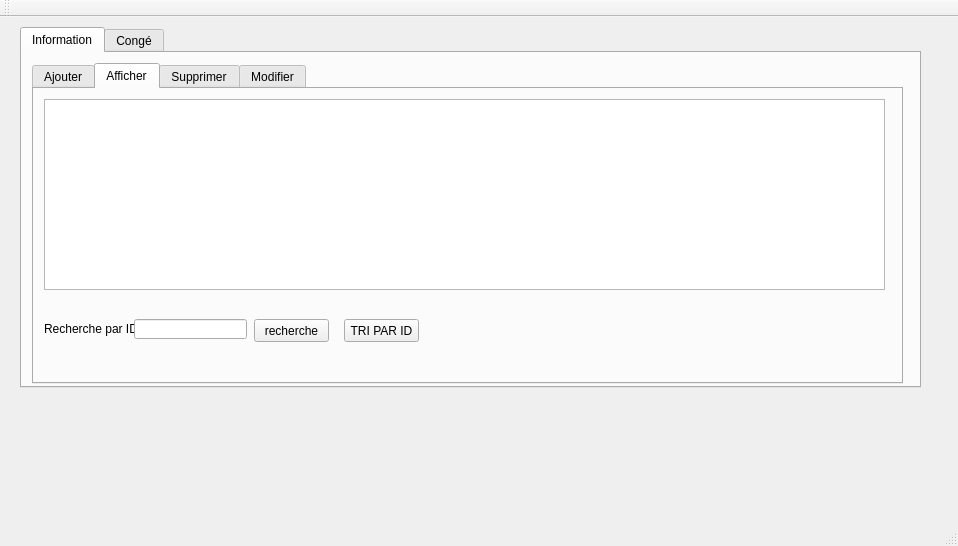
<?xml version="1.0" encoding="UTF-8"?>
<ui version="4.0">
 <class>MainWindow</class>
 <widget class="QMainWindow" name="MainWindow">
  <property name="geometry">
   <rect>
    <x>0</x>
    <y>0</y>
    <width>958</width>
    <height>546</height>
   </rect>
  </property>
  <property name="windowTitle">
   <string>Gestion du personnel</string>
  </property>
  <widget class="QWidget" name="centralWidget">
   <widget class="QTabWidget" name="tabWidget_2">
    <property name="geometry">
     <rect>
      <x>20</x>
      <y>10</y>
      <width>901</width>
      <height>361</height>
     </rect>
    </property>
    <property name="currentIndex">
     <number>0</number>
    </property>
    <widget class="QWidget" name="tab_4">
     <attribute name="title">
      <string>Information</string>
     </attribute>
     <widget class="QTabWidget" name="tabWidget">
      <property name="geometry">
       <rect>
        <x>10</x>
        <y>10</y>
        <width>871</width>
        <height>321</height>
       </rect>
      </property>
      <property name="currentIndex">
       <number>1</number>
      </property>
      <widget class="QWidget" name="tab">
       <attribute name="title">
        <string>Ajouter</string>
       </attribute>
       <widget class="QLabel" name="label">
        <property name="geometry">
         <rect>
          <x>20</x>
          <y>30</y>
          <width>61</width>
          <height>16</height>
         </rect>
        </property>
        <property name="text">
         <string>Identifiant</string>
        </property>
       </widget>
       <widget class="QLabel" name="label_2">
        <property name="geometry">
         <rect>
          <x>20</x>
          <y>90</y>
          <width>47</width>
          <height>13</height>
         </rect>
        </property>
        <property name="text">
         <string>Nom</string>
        </property>
       </widget>
       <widget class="QLabel" name="label_3">
        <property name="geometry">
         <rect>
          <x>20</x>
          <y>150</y>
          <width>47</width>
          <height>13</height>
         </rect>
        </property>
        <property name="text">
         <string>Prénom</string>
        </property>
       </widget>
       <widget class="QLineEdit" name="lineEdit_id">
        <property name="geometry">
         <rect>
          <x>130</x>
          <y>30</y>
          <width>113</width>
          <height>20</height>
         </rect>
        </property>
       </widget>
       <widget class="QLineEdit" name="lineEdit_nom">
        <property name="geometry">
         <rect>
          <x>130</x>
          <y>90</y>
          <width>113</width>
          <height>20</height>
         </rect>
        </property>
       </widget>
       <widget class="QLineEdit" name="lineEdit_prenom">
        <property name="geometry">
         <rect>
          <x>130</x>
          <y>150</y>
          <width>113</width>
          <height>20</height>
         </rect>
        </property>
       </widget>
       <widget class="QPushButton" name="pb_ajouter">
        <property name="geometry">
         <rect>
          <x>600</x>
          <y>260</y>
          <width>75</width>
          <height>23</height>
         </rect>
        </property>
        <property name="text">
         <string>Ajouter</string>
        </property>
       </widget>
       <widget class="QLineEdit" name="lineEdit_sexe">
        <property name="geometry">
         <rect>
          <x>130</x>
          <y>200</y>
          <width>113</width>
          <height>20</height>
         </rect>
        </property>
       </widget>
       <widget class="QLabel" name="label_5">
        <property name="geometry">
         <rect>
          <x>20</x>
          <y>200</y>
          <width>47</width>
          <height>13</height>
         </rect>
        </property>
        <property name="text">
         <string>Sexe</string>
        </property>
       </widget>
       <widget class="QLineEdit" name="lineEdit_etat">
        <property name="geometry">
         <rect>
          <x>390</x>
          <y>30</y>
          <width>113</width>
          <height>20</height>
         </rect>
        </property>
       </widget>
       <widget class="QLabel" name="label_6">
        <property name="geometry">
         <rect>
          <x>300</x>
          <y>30</y>
          <width>47</width>
          <height>13</height>
         </rect>
        </property>
        <property name="text">
         <string>Etat </string>
        </property>
       </widget>
       <widget class="QLineEdit" name="lineEdit_adresse">
        <property name="geometry">
         <rect>
          <x>390</x>
          <y>90</y>
          <width>113</width>
          <height>20</height>
         </rect>
        </property>
       </widget>
       <widget class="QLabel" name="label_7">
        <property name="geometry">
         <rect>
          <x>300</x>
          <y>90</y>
          <width>47</width>
          <height>13</height>
         </rect>
        </property>
        <property name="text">
         <string>Adresse</string>
        </property>
       </widget>
       <widget class="QLineEdit" name="lineEdit_departement">
        <property name="geometry">
         <rect>
          <x>390</x>
          <y>150</y>
          <width>113</width>
          <height>20</height>
         </rect>
        </property>
       </widget>
       <widget class="QLabel" name="label_8">
        <property name="geometry">
         <rect>
          <x>300</x>
          <y>150</y>
          <width>71</width>
          <height>16</height>
         </rect>
        </property>
        <property name="text">
         <string>Departement</string>
        </property>
       </widget>
       <widget class="QLineEdit" name="lineEdit_salaire">
        <property name="geometry">
         <rect>
          <x>390</x>
          <y>200</y>
          <width>113</width>
          <height>20</height>
         </rect>
        </property>
       </widget>
       <widget class="QLabel" name="label_9">
        <property name="geometry">
         <rect>
          <x>300</x>
          <y>200</y>
          <width>71</width>
          <height>16</height>
         </rect>
        </property>
        <property name="text">
         <string> Salaire</string>
        </property>
       </widget>
       <widget class="QLineEdit" name="lineEdit_commision">
        <property name="geometry">
         <rect>
          <x>670</x>
          <y>30</y>
          <width>113</width>
          <height>20</height>
         </rect>
        </property>
       </widget>
       <widget class="QLineEdit" name="lineEdit_nbr_prs">
        <property name="geometry">
         <rect>
          <x>670</x>
          <y>90</y>
          <width>113</width>
          <height>20</height>
         </rect>
        </property>
       </widget>
       <widget class="QLineEdit" name="lineEdit_nbr_abs">
        <property name="geometry">
         <rect>
          <x>670</x>
          <y>150</y>
          <width>113</width>
          <height>20</height>
         </rect>
        </property>
       </widget>
       <widget class="QLabel" name="label_10">
        <property name="geometry">
         <rect>
          <x>560</x>
          <y>30</y>
          <width>71</width>
          <height>16</height>
         </rect>
        </property>
        <property name="text">
         <string> Commision</string>
        </property>
       </widget>
       <widget class="QLabel" name="label_11">
        <property name="geometry">
         <rect>
          <x>560</x>
          <y>90</y>
          <width>111</width>
          <height>16</height>
         </rect>
        </property>
        <property name="text">
         <string>Nombre de presence</string>
        </property>
       </widget>
       <widget class="QLabel" name="label_12">
        <property name="geometry">
         <rect>
          <x>560</x>
          <y>150</y>
          <width>111</width>
          <height>16</height>
         </rect>
        </property>
        <property name="text">
         <string>Nombre d'absence</string>
        </property>
       </widget>
      </widget>
      <widget class="QWidget" name="tab_2">
       <attribute name="title">
        <string>Afficher</string>
       </attribute>
       <widget class="QTableView" name="tabinformation">
        <property name="geometry">
         <rect>
          <x>10</x>
          <y>10</y>
          <width>841</width>
          <height>191</height>
         </rect>
        </property>
       </widget>
       <widget class="QLabel" name="label_20">
        <property name="geometry">
         <rect>
          <x>10</x>
          <y>230</y>
          <width>91</width>
          <height>20</height>
         </rect>
        </property>
        <property name="text">
         <string>Recherche par ID</string>
        </property>
       </widget>
       <widget class="QPushButton" name="pushButton_3">
        <property name="geometry">
         <rect>
          <x>220</x>
          <y>230</y>
          <width>75</width>
          <height>23</height>
         </rect>
        </property>
        <property name="text">
         <string>recherche</string>
        </property>
       </widget>
       <widget class="QLineEdit" name="lineEdit_information">
        <property name="geometry">
         <rect>
          <x>100</x>
          <y>230</y>
          <width>113</width>
          <height>20</height>
         </rect>
        </property>
       </widget>
       <widget class="QPushButton" name="pushButton_5">
        <property name="geometry">
         <rect>
          <x>310</x>
          <y>230</y>
          <width>75</width>
          <height>23</height>
         </rect>
        </property>
        <property name="text">
         <string>TRI PAR ID</string>
        </property>
       </widget>
      </widget>
      <widget class="QWidget" name="tab_3">
       <attribute name="title">
        <string>Supprimer</string>
       </attribute>
       <widget class="QLineEdit" name="lineEdit_id_2">
        <property name="geometry">
         <rect>
          <x>140</x>
          <y>30</y>
          <width>113</width>
          <height>20</height>
         </rect>
        </property>
       </widget>
       <widget class="QLabel" name="label_4">
        <property name="geometry">
         <rect>
          <x>20</x>
          <y>30</y>
          <width>61</width>
          <height>16</height>
         </rect>
        </property>
        <property name="text">
         <string>Identifiant</string>
        </property>
       </widget>
       <widget class="QPushButton" name="pb_supprimer">
        <property name="geometry">
         <rect>
          <x>240</x>
          <y>140</y>
          <width>75</width>
          <height>23</height>
         </rect>
        </property>
        <property name="text">
         <string>Supprimer</string>
        </property>
       </widget>
      </widget>
      <widget class="QWidget" name="tab_9">
       <attribute name="title">
        <string>Modifier</string>
       </attribute>
       <widget class="QLineEdit" name="lineEdit">
        <property name="geometry">
         <rect>
          <x>130</x>
          <y>20</y>
          <width>113</width>
          <height>20</height>
         </rect>
        </property>
       </widget>
       <widget class="QLineEdit" name="lineEdit_2">
        <property name="geometry">
         <rect>
          <x>130</x>
          <y>50</y>
          <width>113</width>
          <height>20</height>
         </rect>
        </property>
       </widget>
       <widget class="QLineEdit" name="lineEdit_3">
        <property name="geometry">
         <rect>
          <x>130</x>
          <y>80</y>
          <width>113</width>
          <height>20</height>
         </rect>
        </property>
       </widget>
       <widget class="QLineEdit" name="lineEdit_4">
        <property name="geometry">
         <rect>
          <x>130</x>
          <y>110</y>
          <width>113</width>
          <height>20</height>
         </rect>
        </property>
       </widget>
       <widget class="QLineEdit" name="lineEdit_10">
        <property name="geometry">
         <rect>
          <x>520</x>
          <y>130</y>
          <width>113</width>
          <height>20</height>
         </rect>
        </property>
       </widget>
       <widget class="QLineEdit" name="lineEdit_9">
        <property name="geometry">
         <rect>
          <x>520</x>
          <y>100</y>
          <width>113</width>
          <height>20</height>
         </rect>
        </property>
       </widget>
       <widget class="QLineEdit" name="lineEdit_8">
        <property name="geometry">
         <rect>
          <x>520</x>
          <y>70</y>
          <width>113</width>
          <height>20</height>
         </rect>
        </property>
       </widget>
       <widget class="QLineEdit" name="lineEdit_7">
        <property name="geometry">
         <rect>
          <x>520</x>
          <y>40</y>
          <width>113</width>
          <height>20</height>
         </rect>
        </property>
       </widget>
       <widget class="QLineEdit" name="lineEdit_6">
        <property name="geometry">
         <rect>
          <x>130</x>
          <y>180</y>
          <width>113</width>
          <height>20</height>
         </rect>
        </property>
       </widget>
       <widget class="QLineEdit" name="lineEdit_11">
        <property name="geometry">
         <rect>
          <x>520</x>
          <y>160</y>
          <width>113</width>
          <height>20</height>
         </rect>
        </property>
       </widget>
       <widget class="QLineEdit" name="lineEdit_51">
        <property name="geometry">
         <rect>
          <x>130</x>
          <y>150</y>
          <width>113</width>
          <height>20</height>
         </rect>
        </property>
       </widget>
       <widget class="QLabel" name="label_21">
        <property name="geometry">
         <rect>
          <x>50</x>
          <y>20</y>
          <width>47</width>
          <height>13</height>
         </rect>
        </property>
        <property name="text">
         <string>Identifiant</string>
        </property>
       </widget>
       <widget class="QLabel" name="label_22">
        <property name="geometry">
         <rect>
          <x>50</x>
          <y>80</y>
          <width>47</width>
          <height>13</height>
         </rect>
        </property>
        <property name="text">
         <string>Prenom</string>
        </property>
       </widget>
       <widget class="QLabel" name="label_23">
        <property name="geometry">
         <rect>
          <x>50</x>
          <y>110</y>
          <width>47</width>
          <height>13</height>
         </rect>
        </property>
        <property name="text">
         <string>Sexe</string>
        </property>
       </widget>
       <widget class="QLabel" name="label_24">
        <property name="geometry">
         <rect>
          <x>50</x>
          <y>150</y>
          <width>47</width>
          <height>13</height>
         </rect>
        </property>
        <property name="text">
         <string>Etat</string>
        </property>
       </widget>
       <widget class="QLabel" name="label_25">
        <property name="geometry">
         <rect>
          <x>50</x>
          <y>180</y>
          <width>47</width>
          <height>13</height>
         </rect>
        </property>
        <property name="text">
         <string>Adresse</string>
        </property>
       </widget>
       <widget class="QLabel" name="label_26">
        <property name="geometry">
         <rect>
          <x>420</x>
          <y>160</y>
          <width>101</width>
          <height>20</height>
         </rect>
        </property>
        <property name="text">
         <string>Nombre d'absence</string>
        </property>
       </widget>
       <widget class="QLabel" name="label_27">
        <property name="geometry">
         <rect>
          <x>420</x>
          <y>130</y>
          <width>111</width>
          <height>21</height>
         </rect>
        </property>
        <property name="text">
         <string>Nombre de presence</string>
        </property>
       </widget>
       <widget class="QLabel" name="label_28">
        <property name="geometry">
         <rect>
          <x>440</x>
          <y>100</y>
          <width>47</width>
          <height>13</height>
         </rect>
        </property>
        <property name="text">
         <string>Commision</string>
        </property>
       </widget>
       <widget class="QLabel" name="label_29">
        <property name="geometry">
         <rect>
          <x>440</x>
          <y>70</y>
          <width>47</width>
          <height>13</height>
         </rect>
        </property>
        <property name="text">
         <string>Salaire</string>
        </property>
       </widget>
       <widget class="QLabel" name="label_30">
        <property name="geometry">
         <rect>
          <x>440</x>
          <y>40</y>
          <width>71</width>
          <height>16</height>
         </rect>
        </property>
        <property name="text">
         <string>Departement</string>
        </property>
       </widget>
       <widget class="QLabel" name="label_31">
        <property name="geometry">
         <rect>
          <x>50</x>
          <y>50</y>
          <width>47</width>
          <height>13</height>
         </rect>
        </property>
        <property name="text">
         <string>Nom</string>
        </property>
       </widget>
       <widget class="QPushButton" name="pushButton_4">
        <property name="geometry">
         <rect>
          <x>510</x>
          <y>240</y>
          <width>75</width>
          <height>23</height>
         </rect>
        </property>
        <property name="text">
         <string>modifier</string>
        </property>
       </widget>
      </widget>
     </widget>
    </widget>
    <widget class="QWidget" name="tab_5">
     <attribute name="title">
      <string>Congé</string>
     </attribute>
     <widget class="QTabWidget" name="tabWidget_3">
      <property name="geometry">
       <rect>
        <x>6</x>
        <y>9</y>
        <width>871</width>
        <height>321</height>
       </rect>
      </property>
      <property name="currentIndex">
       <number>3</number>
      </property>
      <widget class="QWidget" name="tab_6">
       <attribute name="title">
        <string>Ajouter</string>
       </attribute>
       <widget class="QLabel" name="label_13">
        <property name="geometry">
         <rect>
          <x>40</x>
          <y>140</y>
          <width>61</width>
          <height>20</height>
         </rect>
        </property>
        <property name="text">
         <string>Identifiant</string>
        </property>
       </widget>
       <widget class="QLabel" name="label_14">
        <property name="geometry">
         <rect>
          <x>390</x>
          <y>60</y>
          <width>131</width>
          <height>21</height>
         </rect>
        </property>
        <property name="text">
         <string>Nombre de jour de conge</string>
        </property>
       </widget>
       <widget class="QLabel" name="label_15">
        <property name="geometry">
         <rect>
          <x>440</x>
          <y>130</y>
          <width>81</width>
          <height>16</height>
         </rect>
        </property>
        <property name="text">
         <string>Date de debut</string>
        </property>
       </widget>
       <widget class="QLabel" name="label_16">
        <property name="geometry">
         <rect>
          <x>440</x>
          <y>170</y>
          <width>71</width>
          <height>16</height>
         </rect>
        </property>
        <property name="text">
         <string>Date de fin</string>
        </property>
       </widget>
       <widget class="QPushButton" name="pb_ajouter_2">
        <property name="geometry">
         <rect>
          <x>540</x>
          <y>240</y>
          <width>75</width>
          <height>23</height>
         </rect>
        </property>
        <property name="text">
         <string>Ajouter</string>
        </property>
       </widget>
       <widget class="QLineEdit" name="lineEdit_id_3">
        <property name="geometry">
         <rect>
          <x>160</x>
          <y>140</y>
          <width>113</width>
          <height>20</height>
         </rect>
        </property>
       </widget>
       <widget class="QLineEdit" name="lineEdit_nbr_conge">
        <property name="geometry">
         <rect>
          <x>520</x>
          <y>60</y>
          <width>113</width>
          <height>20</height>
         </rect>
        </property>
       </widget>
       <widget class="QLineEdit" name="lineEdit_debut_conge">
        <property name="geometry">
         <rect>
          <x>520</x>
          <y>130</y>
          <width>113</width>
          <height>20</height>
         </rect>
        </property>
       </widget>
       <widget class="QLineEdit" name="lineEdit_fin_conge">
        <property name="geometry">
         <rect>
          <x>520</x>
          <y>170</y>
          <width>113</width>
          <height>20</height>
         </rect>
        </property>
        <property name="text">
         <string/>
        </property>
       </widget>
       <widget class="QLabel" name="label_18">
        <property name="geometry">
         <rect>
          <x>40</x>
          <y>80</y>
          <width>111</width>
          <height>16</height>
         </rect>
        </property>
        <property name="text">
         <string>Identifiant du conge</string>
        </property>
       </widget>
       <widget class="QLineEdit" name="lineEdit_id_conge">
        <property name="geometry">
         <rect>
          <x>160</x>
          <y>80</y>
          <width>113</width>
          <height>20</height>
         </rect>
        </property>
       </widget>
      </widget>
      <widget class="QWidget" name="tab_7">
       <attribute name="title">
        <string>Afficher</string>
       </attribute>
       <widget class="QTableView" name="tabconge">
        <property name="geometry">
         <rect>
          <x>10</x>
          <y>-10</y>
          <width>851</width>
          <height>231</height>
         </rect>
        </property>
       </widget>
       <widget class="QLineEdit" name="lineEdit_conge">
        <property name="geometry">
         <rect>
          <x>130</x>
          <y>250</y>
          <width>113</width>
          <height>20</height>
         </rect>
        </property>
       </widget>
       <widget class="QPushButton" name="pushButton_2">
        <property name="geometry">
         <rect>
          <x>250</x>
          <y>250</y>
          <width>75</width>
          <height>23</height>
         </rect>
        </property>
        <property name="text">
         <string>recherche</string>
        </property>
       </widget>
       <widget class="QLabel" name="label_19">
        <property name="geometry">
         <rect>
          <x>-10</x>
          <y>250</y>
          <width>131</width>
          <height>20</height>
         </rect>
        </property>
        <property name="text">
         <string>Recherche par ID CONGE </string>
        </property>
       </widget>
       <widget class="QPushButton" name="pushButton_6">
        <property name="geometry">
         <rect>
          <x>360</x>
          <y>250</y>
          <width>131</width>
          <height>23</height>
         </rect>
        </property>
        <property name="text">
         <string>TRI PAR  ID CONGE </string>
        </property>
       </widget>
      </widget>
      <widget class="QWidget" name="tab_8">
       <attribute name="title">
        <string>Supprimer</string>
       </attribute>
       <widget class="QLineEdit" name="lineEdit_id_4">
        <property name="geometry">
         <rect>
          <x>140</x>
          <y>80</y>
          <width>113</width>
          <height>20</height>
         </rect>
        </property>
       </widget>
       <widget class="QLabel" name="label_17">
        <property name="geometry">
         <rect>
          <x>70</x>
          <y>80</y>
          <width>81</width>
          <height>16</height>
         </rect>
        </property>
        <property name="text">
         <string>Identifiant</string>
        </property>
       </widget>
       <widget class="QPushButton" name="pushButton">
        <property name="geometry">
         <rect>
          <x>250</x>
          <y>190</y>
          <width>75</width>
          <height>23</height>
         </rect>
        </property>
        <property name="text">
         <string>Supprimer</string>
        </property>
       </widget>
      </widget>
      <widget class="QWidget" name="tab_10">
       <attribute name="title">
        <string>Modifier</string>
       </attribute>
       <widget class="QLabel" name="label_32">
        <property name="geometry">
         <rect>
          <x>40</x>
          <y>50</y>
          <width>101</width>
          <height>20</height>
         </rect>
        </property>
        <property name="text">
         <string>Identifiant du conge</string>
        </property>
       </widget>
       <widget class="QLabel" name="label_33">
        <property name="geometry">
         <rect>
          <x>366</x>
          <y>40</y>
          <width>131</width>
          <height>20</height>
         </rect>
        </property>
        <property name="text">
         <string>Nombre de jour de conge</string>
        </property>
       </widget>
       <widget class="QLabel" name="label_34">
        <property name="geometry">
         <rect>
          <x>420</x>
          <y>80</y>
          <width>81</width>
          <height>20</height>
         </rect>
        </property>
        <property name="text">
         <string>Date de debut</string>
        </property>
       </widget>
       <widget class="QLabel" name="label_35">
        <property name="geometry">
         <rect>
          <x>420</x>
          <y>130</y>
          <width>91</width>
          <height>20</height>
         </rect>
        </property>
        <property name="text">
         <string>Date de fin</string>
        </property>
       </widget>
       <widget class="QLabel" name="label_36">
        <property name="geometry">
         <rect>
          <x>40</x>
          <y>110</y>
          <width>81</width>
          <height>20</height>
         </rect>
        </property>
        <property name="text">
         <string>Identifiant</string>
        </property>
       </widget>
       <widget class="QPushButton" name="pushButton_7">
        <property name="geometry">
         <rect>
          <x>290</x>
          <y>210</y>
          <width>75</width>
          <height>23</height>
         </rect>
        </property>
        <property name="text">
         <string>Modifier</string>
        </property>
       </widget>
       <widget class="QLineEdit" name="lineEdit_5">
        <property name="geometry">
         <rect>
          <x>150</x>
          <y>50</y>
          <width>113</width>
          <height>20</height>
         </rect>
        </property>
       </widget>
       <widget class="QLineEdit" name="lineEdit_12">
        <property name="geometry">
         <rect>
          <x>510</x>
          <y>130</y>
          <width>113</width>
          <height>20</height>
         </rect>
        </property>
       </widget>
       <widget class="QLineEdit" name="lineEdit_13">
        <property name="geometry">
         <rect>
          <x>510</x>
          <y>80</y>
          <width>113</width>
          <height>20</height>
         </rect>
        </property>
       </widget>
       <widget class="QLineEdit" name="lineEdit_14">
        <property name="geometry">
         <rect>
          <x>510</x>
          <y>40</y>
          <width>113</width>
          <height>20</height>
         </rect>
        </property>
       </widget>
       <widget class="QLineEdit" name="lineEdit_15">
        <property name="geometry">
         <rect>
          <x>150</x>
          <y>110</y>
          <width>113</width>
          <height>20</height>
         </rect>
        </property>
       </widget>
      </widget>
     </widget>
    </widget>
   </widget>
  </widget>
  <widget class="QMenuBar" name="menuBar">
   <property name="geometry">
    <rect>
     <x>0</x>
     <y>0</y>
     <width>958</width>
     <height>21</height>
    </rect>
   </property>
  </widget>
  <widget class="QToolBar" name="mainToolBar">
   <attribute name="toolBarArea">
    <enum>TopToolBarArea</enum>
   </attribute>
   <attribute name="toolBarBreak">
    <bool>false</bool>
   </attribute>
  </widget>
  <widget class="QStatusBar" name="statusBar"/>
 </widget>
 <layoutdefault spacing="6" margin="11"/>
 <resources/>
 <connections/>
</ui>
